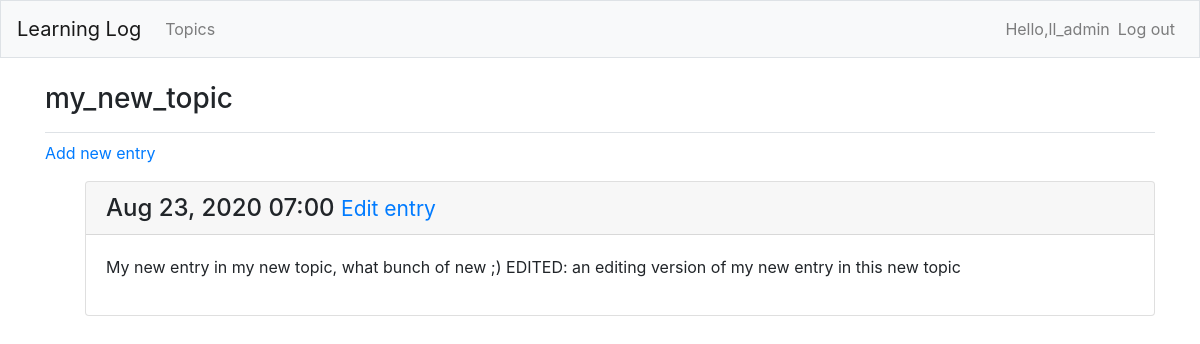
Screenshot of /topics3/ (signed in) with the database file from the repository.
### learning_logs/models.py (models this page shows, shortened)
class Topic(models.Model):
    text = models.CharField(max_length=200)
    date_added = models.DateTimeField(auto_now_add=True)
    owner = models.ForeignKey(User, on_delete=models.CASCADE)
    def __str__(self):
        return self.text

class Entry(models.Model):
    topic = models.ForeignKey(Topic, on_delete=models.CASCADE)
    text = models.TextField()
    date_added = models.DateTimeField(auto_now_add=True)
    class Meta:
        verbose_name_plural = 'entries'

### learning_logs/views.py (the view)
# urls.py: path('topics<int:topic_id>/', views.topic, name='topic'),
@login_required
def topic(request, topic_id):
        topic = Topic.objects.get(id=topic_id)
        if topic.owner != request.user:
                raise Http404
        entries = topic.entry_set.order_by('-date_added') # minus sign front of 'date_added' sort results in reverse order
        context = {'topic': topic, 'entries': entries}
        return render(request, 'learning_logs/topic.html', context)

### learning_logs/templates/learning_logs/topic.html
{% extends 'learning_logs/base.html' %}
{% block page_header %}
    <h3>
        {{ topic }}
    </h3>
{% endblock page_header %}
{% block content %}
    <p>
        <a href="{% url 'learning_logs:new_entry' topic.id %}">Add new entry</a>
    <ul>
    {% for entry in entries %}
        <section class="card mb-3">
            <h4 class="card-header">
                {{ entry.date_added|date:'M d, Y H:i' }}
                <small>
                    <a href="{% url 'learning_logs:edit_entry' entry.id %}">
                        Edit entry
                    </a>
                </small>
            </h4>
            <article class="card-body">
                {{ entry.text|linebreaks }}
            </article>
        </section>
    {% empty %}
        <p>There are no entries for this topic yet.</p>
    {% endfor %}
    </ul>
{% endblock content %}

### learning_logs/templates/learning_logs/base.html (shortened to what this page needs)
{% load bootstrap4 %}
<!doctype html>
<html lang="en">
    <head>
        {% bootstrap_css %}
    </head>
    <body>
        <nav class="navbar navbar-expand-md navbar-light bg-light mb-4 border">
            <a class="navbar-brand" href="{% url 'learning_logs:index' %}">Learning Log</a>
            <section class="collapse navbar-collapse" id="navbarCollapse">
                <ul class="navbar-nav mr-auto">
                    <li class="nav-item">
                        <a href="{% url 'learning_logs:topics' %}" class="nav-link">
                            Topics
                        </a>
                    </li>
                </ul>
                <ul class="navbar-nav ml-auto">
                    {% if user.is_authenticated %}
                        <li class="nav-item">
                            <span class="navbar-text">
                                Hello,{{ user.username }}
                            </span>
                        </li>
                        <li class="nav-item">
                            <a href="{% url 'users:logout' %}" class="nav-link">
                                Log out
                            </a>
                        </li>
                    {% endif %}
                </ul>
            </section>
        </nav>
        <main role="main" class="container">
            <section class="pb-2 mb-2 border-bottom">
                {% block page_header %}{% endblock page_header %}
            </section>
            <section>
                {% block content %}{% endblock content %}
            </section>
        </main>
    </body>
</html>

### rows the page displays
Topic: text "my_new_topic"
Entry: date_added "Aug 23, 2020 07:00", text "My new entry in my new topic, what bunch of new ;) EDITED: an editing version of my new entry in this new topic"

### other values shown
{{ user.username }} "ll_admin"
